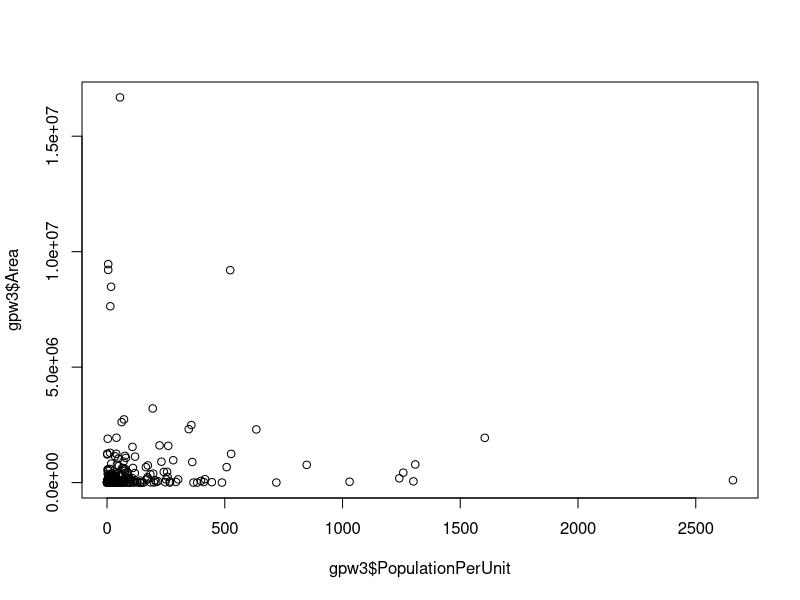
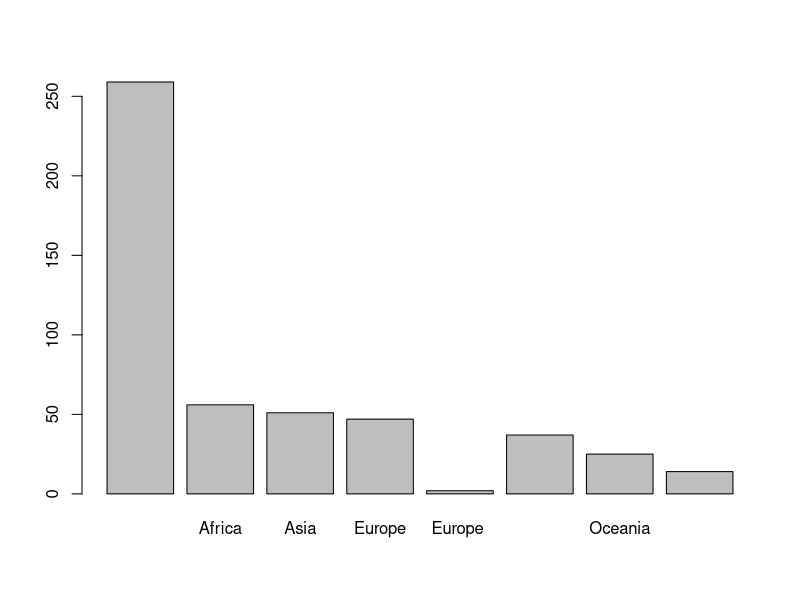
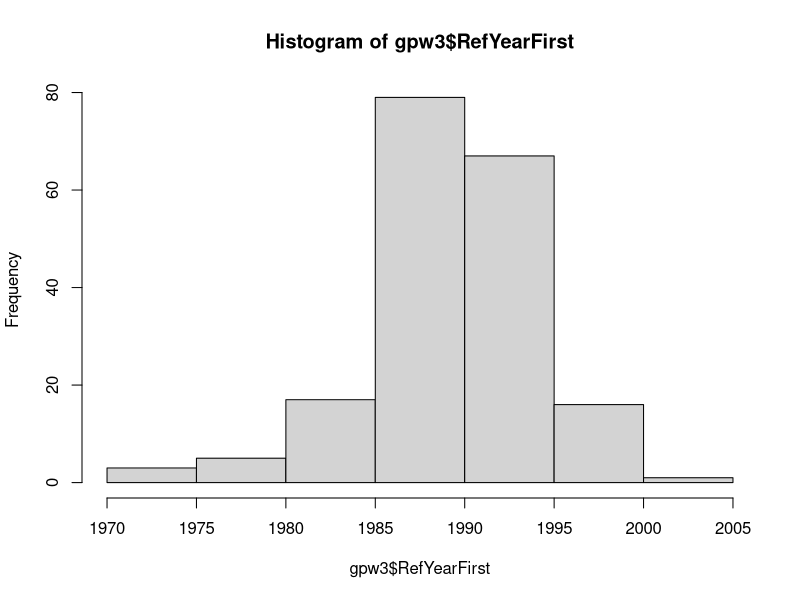
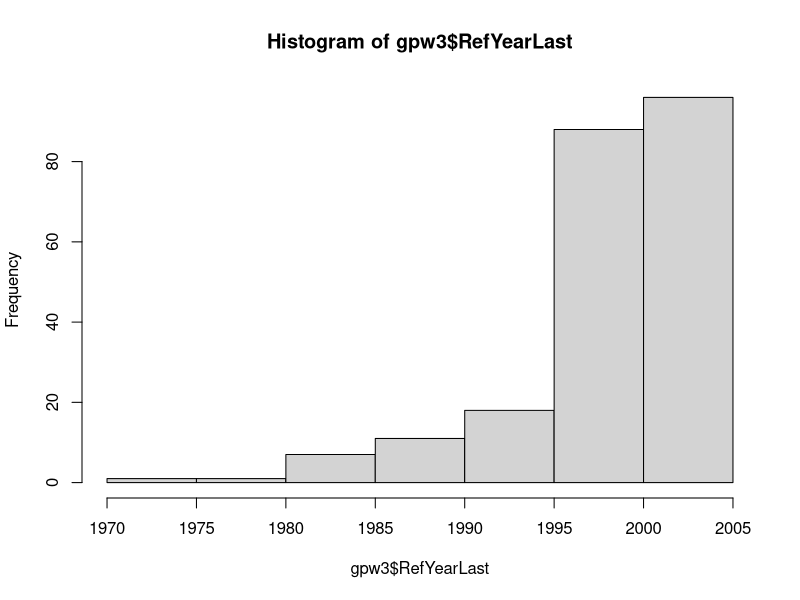
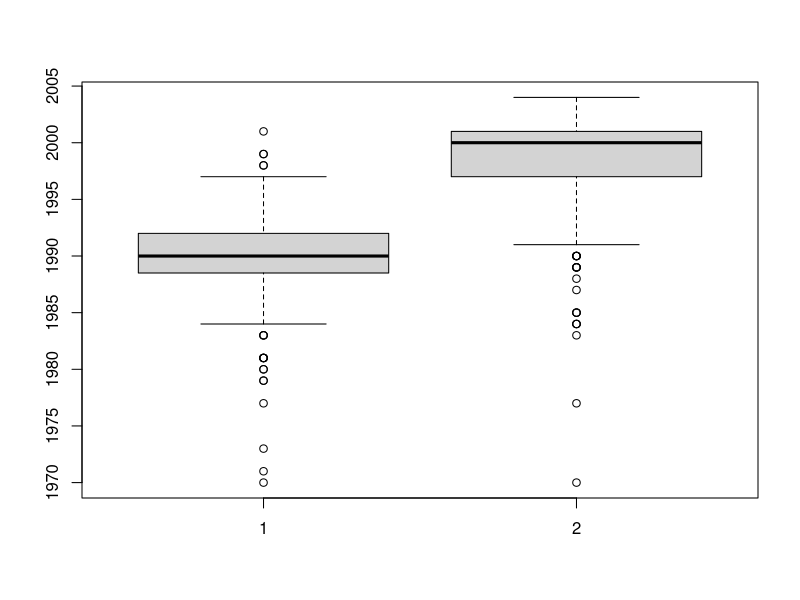

The R script that drew these images, in order:
gpw3 <- data.frame(read.csv("GPW3_GRUMP_SummaryInformation_2010.csv"))
head(gpw3)

plot(x=gpw3$PopulationPerUnit,y=gpw3$Area)
barplot(table(gpw3$ContinentName))

hist(gpw3$RefYearFirst)
hist(gpw3$RefYearLast)
boxplot(gpw3$RefYearFirst, gpw3$RefYearLast)

